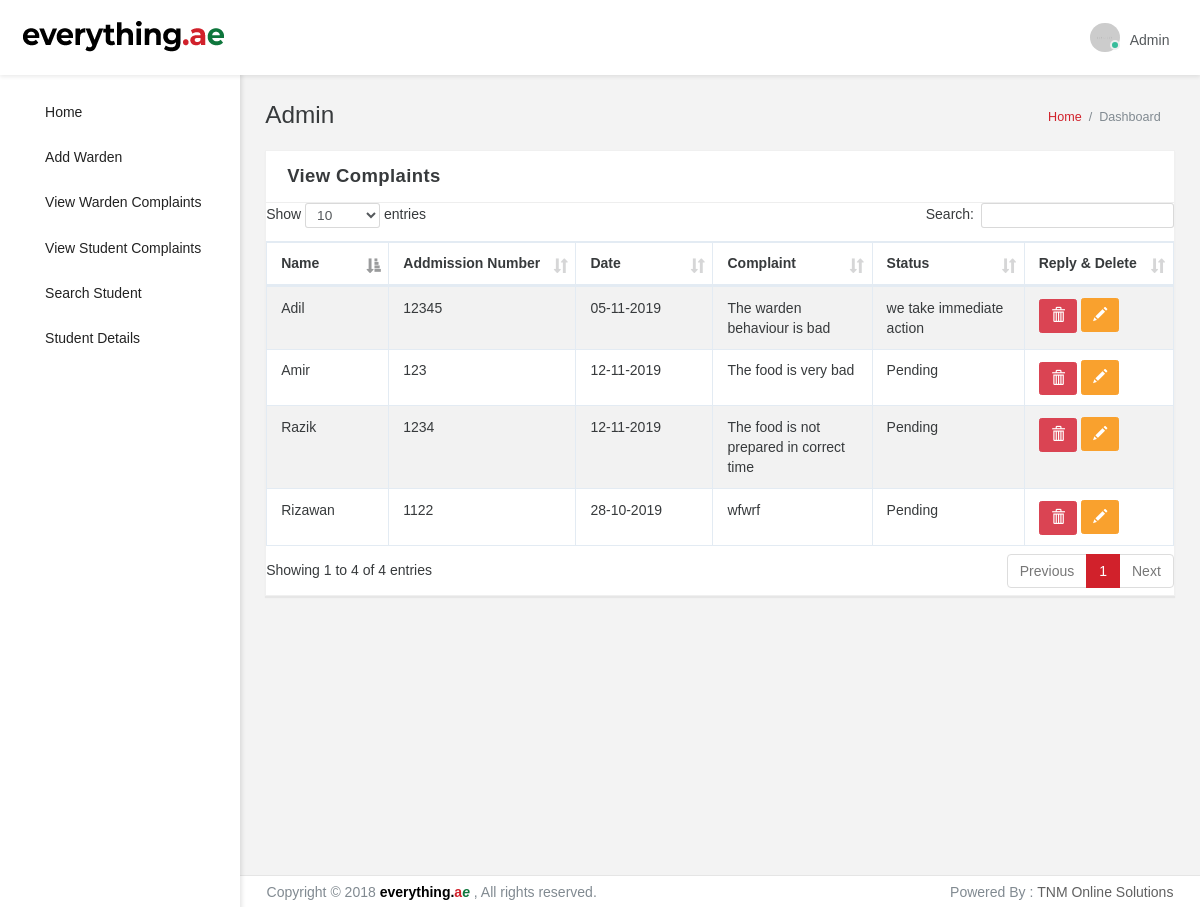
Page /index.php/viewstudentcomplaints on the committed database.
### tables this page shows
CREATE TABLE `studentcomplaints_tb` (
  `id` int(11) NOT NULL,
  `name` varchar(40) NOT NULL,
  `addmission` varchar(50) NOT NULL,
  `datex` varchar(30) NOT NULL,
  `complaint` varchar(80) NOT NULL,
  `status` varchar(50) NOT NULL
);

### application/controllers/Viewstudentcomplaints.php (called while the page is built, shortened)
<?php
class Viewstudentcomplaints extends CI_Controller
{
	public function index()
	{
		$data['details']=$this->InsertScomplaints->view1();
		$this->load->view('admin/viewstudentcomplaints',$data);
	}
}

### index.php (called while the page is built, shortened)
<?php
require_once BASEPATH.'core/CodeIgniter.php';

### application/models/InsertScomplaints.php (called while the page is built, shortened)
<?php
class InsertScomplaints extends CI_Model
{
	public function view1()
	{
		$this->db->select('*')->from('studentcomplaints_tb');
		$query=$this->db->get();
		return $query->result();
	}
}
?>

### application/views/admin/viewstudentcomplaints.php (the view, shortened to what this page needs)
<!DOCTYPE html>
<html lang="en" data-textdirection="ltr" class="loading">
<head>
<link rel="stylesheet" type="text/css" href="<?=base_url('assets/css/bootstrap.css')?>">
<link rel="stylesheet" type="text/css" href="<?=base_url('assets/fonts/icomoon.css')?>">
<link rel="stylesheet" type="text/css" href="<?=base_url('assets/fonts/font-awesome.min.css')?>">
<link rel="stylesheet" type="text/css" href="<?=base_url('assets/fonts/flag-icon-css/css/flag-icon.min.css')?>">
<link rel="stylesheet" type="text/css" href="<?=base_url('assets/css/pace.css')?>">
<link rel="stylesheet" type="text/css" href="<?=base_url('assets/css/bootstrap-extended.css')?>">
<link rel="stylesheet" type="text/css" href="<?=base_url('assets/css/app.css')?>">
<link rel="stylesheet" type="text/css" href="<?=base_url('assets/css/colors.css')?>">
<link rel="stylesheet" type="text/css" href="<?=base_url('assets/css/summernote.css')?>">
<link rel="stylesheet" type="text/css" href="<?=base_url('assets/css/select2.min.css')?>">
<link rel="stylesheet" type="text/css" href="<?=base_url('assets/css/vertical-menu.css')?>">
<link rel="stylesheet" type="text/css" href="<?=base_url('assets/css/vertical-overlay-menu.css')?>">
<link rel="stylesheet" type="text/css" href="<?=base_url('assets/css/datatables.bootstrap.min.css')?>">
<link rel="stylesheet" type="text/css" href="<?=base_url('assets/css/bootstrap-switch.css')?>">
<link rel="stylesheet" type="text/css" href="<?=base_url('assets/css/style.css')?>">
<link rel="stylesheet" href="<?=base_url('assets/css/bootstrap-datepicker3.min.css')?>">
<link href="<?=base_url('assets/css/jquerysctipttop.css" rel="stylesheet" type="text/css')?>">
<link href="<?=base_url('assets/css/mdtimepicker.css" rel="stylesheet" type="text/css')?>">
</head>
<body data-open="click" data-menu="vertical-menu" data-col="2-columns" class="vertical-layout vertical-menu 2-columns fixed-navbar">
	<nav class="header-navbar navbar navbar-with-menu navbar-fixed-top navbar-light navbar-shadow">
		<div class="navbar-wrapper">
			<div class="navbar-header">
				<ul class="nav navbar-nav">
					<li class="nav-item">
					<a href="index.html" class="navbar-brand nav-link">
					<img alt="branding logo" src="<?=base_url('assets/images/logo/robust-logo-light.png')?>" data-expand="<?=base_url('assets/images/logo/robust-logo-light.png')?>" data-collapse="<?=base_url('assets/images/logo/robust-logo-small.png')?>" class="brand-logo">
					</a>
					</li>
				</ul>
			</div>
			<div class="navbar-container content container-fluid">
				<div id="navbar-mobile" class="collapse navbar-toggleable-sm">
					<ul class="nav navbar-nav">
						<li class="nav-item hidden-sm-down"><a class="nav-link nav-menu-main menu-toggle hidden-xs"><i class="icon-menu5"></i></a></li>
					</ul>
					<ul class="nav navbar-nav float-xs-right">
						<li class="dropdown dropdown-user nav-item"><a href="#" data-toggle="dropdown" class="dropdown-toggle nav-link dropdown-user-link"><span class="avatar avatar-online"><img src="<?=base_url('assets/images/avatar-s-1.png')?>" alt="avatar"><i></i></span><span class="user-name">Admin</span></a>
						</li>
					</ul>
				</div>
			</div>
		</div>
	</nav>
	<div data-scroll-to-active="true" class="main-menu menu-fixed menu-light menu-accordion menu-shadow">
		<div class="main-menu-header">
		</div>
		<div class="main-menu-content">
			<ul id="main-menu-navigation" data-menu="menu-navigation" class="navigation navigation-main">
				<li class=" nav-item"><a href="<?=base_url('Ahomecontrol')?>"><i class="icon-home3"></i><span data-i18n="nav.dash.main" class="menu-title">Home</span></a>
				</li>
				<li class=" nav-item"><a href="<?=base_url('Addwarden')?>"><i class="icon-equalizer"></i><span data-i18n="nav.components.main" class="menu-title">Add Warden</span></a></li>
				<li class=" nav-item"><a href="<?=base_url('Viewwardencomplaints')?>"><i class="icon-sphere"></i><span data-i18n="nav.icons.main" class="menu-title">View Warden Complaints</span></a>
				</li>
				<li class=" nav-item"><a href="<?=base_url('Viewstudentcomplaints')?>"><i class="icon-bullhorn2"></i><span data-i18n="nav.form_layouts.form_layout_basic" class="menu-title">View Student Complaints</span></a>
				</li>
				<li class=" nav-item"><a href="<?=base_url('Searchcntrl')?>"><i class="icon-pen2"></i><span data-i18n="nav.google_charts.main" class="menu-title">Search Student</span></a></li>
				<li class=" nav-item"><a href="business-listing.html"><i class="icon-file-text"></i><span data-i18n="nav.bootstrap_tables.table_basic" class="menu-title">Student Details</span></a>
				</li>
			</ul>
		</div>
	</div>
<div class="app-content content container-fluid">
	<div class="content-wrapper">
		<div class="content-header row">
			<div class="content-header-left col-md-6 col-xs-12 mb-1">
				<h2 class="content-header-title">Admin</h2>
			</div>
			<div class="content-header-right breadcrumbs-right breadcrumbs-top col-md-6 col-xs-12">
				<div class="breadcrumb-wrapper col-xs-12">
					<ol class="breadcrumb">
						<li class="breadcrumb-item"><a href="index.html">Home</a></li>
						<li class="breadcrumb-item active">Dashboard</li>
					</ol>
				</div>
			</div>
		</div>
		<div class="content-body">
			<section id="basic-form-layouts">
				<div class="row match-height">
					<div class="col-xs-12">
						<div class="card">
							<div class="card-header">
								<h4 class="card-title" id="basic-layout-form">View Complaints</h4>
								<div class="heading-elements">
								<ul class="list-inline mb-0">
									<li><a data-action="collapse"><i class="icon-minus4"></i></a></li>
									<li><a data-action="reload"><i class="icon-reload"></i></a></li>
									<li><a data-action="expand"><i class="icon-expand2"></i></a></li>
									<li><a data-action="close"><i class="icon-cross2"></i></a></li>
								</ul>
								</div>
							</div>
									<div class="responsive-table">
										<div id="datatables-example_wrapper" class="dataTables_wrapper form-inline dt-bootstrap no-footer">
											<div class="row">
												<div class="col-sm-12" style="overflow-x: auto;">
													<table id="datatables-example" class="table table-striped table-bordered dataTable no-footer" width="100%" cellspacing="0" role="grid" aria-describedby="datatables-example_info" style="width: 100%;">
														<thead>
															<tr role="row">
																<th class="sorting_asc" tabindex="0" aria-controls="datatables-example" rowspan="1" colspan="1" aria-sort="ascending" aria-label="Name: activate to sort column descending" style="width: 100px;">Name</th>
																<th class="sorting" tabindex="0" aria-controls="datatables-example" rowspan="1" colspan="1" aria-label="Position: activate to sort column ascending" style="width: 180px;"> Addmission Number</th>
																<th class="sorting" tabindex="0" aria-controls="datatables-example" rowspan="1" colspan="1" aria-label="Office: activate to sort column ascending" style="width: 130px;">Date</th>
																<th class="sorting" tabindex="0" aria-controls="datatables-example" rowspan="1" colspan="1" aria-label="Age: activate to sort column ascending" style="width: 142px;">Complaint</th>
																<th class="sorting" tabindex="0" aria-controls="datatables-example" rowspan="1" colspan="1" aria-label="Age: activate to sort column ascending" style="width: 142px;">Status</th>
																<th class="sorting" tabindex="0" aria-controls="datatables-example" rowspan="1" colspan="1" aria-label="Age: activate to sort column ascending" style="width: 142px;">Reply & Delete</th>
															</tr>
														</thead>
														<tbody>
															<?php foreach ($details as $key =>$value)
																{
															?>
															<tr role="row" class="odd">
																	<td class="sorting_1"><?= $value->name?></td>
																<td><?= $value->addmission?></td>
																<td><?= $value->datex?></td>
																<td><?= $value->complaint?></td>
																<td><?= $value->status?></td>
																<td>
																<a href="<?=base_url('Viewstudentcomplaints/delete/'.$value->id)?>" onclick="return confirm('Are you sure want to delete this post?')"><span style="color:#fff;" class="btn btn-danger glyphicon glyphicon-trash" title="Delete post"></span></a>
																<a class ="btn btn-info" href="<?=base_url('Viewstudentcomplaints/edit/'.$value->id)?>"><span style="color:#fff;" class="glyphicon glyphicon-pencil" title="Reply post"></span></a>
																</td>
															</tr>
															<?php
																}
															?>
														</tbody>
													</table>
												</div>
											</div>
										</div>
									</div>
								</div>
							</div>
						</div>
					</div>
				</div>
		</div>
<footer class="footer footer-static footer-light navbar-border">
<p class="clearfix text-muted text-sm-center mb-0 px-2">
	<span class="float-md-left d-xs-block d-md-inline-block">Copyright  &copy; 2018 <a href="" target="_blank" class="text-bold-700 black footer_logo">everything.<span>a</span><i>e</i> </a>, All rights reserved. </span>
	<span class="float-md-right d-xs-block d-md-inline-block">Powered By : <a href="http://tnmonlinesolutions.com/" target="_blank" class="text-bold-500 grey darken-2">TNM Online Solutions </a></span></p>
</footer>
</body>
</html>

### assets/css/app.css (style rules this page uses)
@media (max-width: 1366px) { html { font-size: 14px; } }
html { height: 100%; }
html body { height: 100%; background-color: #F3F3F3; direction: ltr; }
html body.fixed-navbar { padding-top: 75px; }
html body .content { padding: 0; transition: 300ms ease all; backface-visibility: hidden; }
html body .content .content-wrapper { padding: 1.8rem; min-height: 100vh; }
html body .content .content-wrapper .content-header-right { margin-top: 6px; }
*, *:hover, *:focus { outline: none !important; }
*, *::before, *::after { box-sizing: border-box; -moz-box-sizing: border-box; -ms-box-sizing: border-box; -o-box-sizing: border-box; -webkit-box-sizing: border-box; }
footer.footer { padding: 0.4rem; }
footer.navbar-border { border-top: 1px solid rgba(0, 0, 0, 0.1); }
footer.footer-light { background: #FFFFFF; }
.main-menu { z-index: 1000; position: absolute; display: table-cell; }
.main-menu.menu-light { color: #222222; background: #FFFFFF; }
.main-menu.menu-light .main-menu-header { padding: 10px; }
.main-menu.menu-light .navigation { background: #FFFFFF; }
.main-menu.menu-light .navigation li a { color: #222222; }
.main-menu.menu-light .navigation > li { padding: 0; }
.main-menu.menu-light .navigation > li > a { padding: 10px 20px; }
.main-menu.menu-light .navigation > li > a i { position: relative; top: 3px; }
.main-menu.menu-fixed { position: fixed; height: 100%; top: 70px; height: calc(100% - 4rem); }
.main-menu.menu-shadow { box-shadow: 2px 2px 4px rgba(0, 0, 0, 0.1); }
.main-menu .main-menu-content { height: 100%; position: relative; }
.main-menu ul { list-style: none; margin: 0; padding: 0; }
.main-menu ul.navigation-main { overflow-x: hidden; }
.main-menu a { outline: none; }
.navigation { font-size: 1rem; overflow-y: hidden; padding-bottom: 20px; }
.navigation li { position: relative; white-space: nowrap; }
.navigation li a { display: block; text-overflow: ellipsis; overflow: hidden; }
.avatar { position: relative; display: inline-block; width: 30px; white-space: nowrap; border-radius: 1000px; vertical-align: bottom; }
.avatar i { position: absolute; right: -7px; bottom: 2px; width: 10px; height: 10px; border: 2px solid #eceeef; border-radius: 100%; }
.avatar img { width: 100%; max-width: 100%; height: auto; border: 0 none; border-radius: 1000px; }
.avatar-online i { background-color: #37BC9B; }
.ps-container { -ms-touch-action: none; touch-action: none; overflow: hidden !important; -ms-overflow-style: none; }
.ps-theme-dark { -ms-touch-action: none; touch-action: none; overflow: hidden !important; -ms-overflow-style: none; }
@media screen and (min-width: 0px) { body:after { content: "xs - min-width: 0px"; } }
@media screen and (min-width: 544px) { body:after { content: "sm - min-width: 544px"; } }
@media screen and (min-width: 768px) { body:after { content: "md - min-width: 768px"; } }
@media screen and (min-width: 992px) { body:after { content: "lg - min-width: 992px"; } }
@media screen and (min-width: 1200px) { body:after { content: "xl - min-width: 1200px"; } }
body:after { display: none; }

### assets/css/vertical-menu.css (style rules this page uses)
body.vertical-layout.vertical-menu.menu-expanded .navbar .navbar-header { float: left; width: 240px; }
body.vertical-layout.vertical-menu.menu-expanded .navbar .navbar-container { margin-left: 240px; }
body.vertical-layout.vertical-menu.menu-expanded .main-menu { width: 240px; transition: 300ms ease all; backface-visibility: hidden; }
body.vertical-layout.vertical-menu.menu-expanded .main-menu .navigation > li > a > i { margin-right: 12px; float: left; }
body.vertical-layout.vertical-menu.menu-expanded .main-menu .navigation > li > a > i:before { font-size: 1.2rem; }
body.vertical-layout.vertical-menu.menu-expanded .main-menu .navigation > li > a > span { display: inline-block; font-weight: 500; }
body.vertical-layout.vertical-menu.menu-expanded .content, body.vertical-layout.vertical-menu.menu-expanded .footer { margin-left: 240px; }
@media (min-width: 992px) { body.vertical-layout.vertical-menu .main-menu { width: 240px; } }
@media (min-width: 992px) { body.vertical-layout.vertical-menu .navbar .navbar-header { width: 240px; } }
@media (min-width: 992px) { body.vertical-layout.vertical-menu .content, body.vertical-layout.vertical-menu .footer { margin-left: 240px; } }

### assets/css/style.css (style rules this page uses)
body { font-family: 'Montserrat', sans-serif !important; }
.btn { padding: 0.5rem 0.8rem !important; }
.footer_logo span { color: #d1212b !important; }
.footer_logo i { color: #0e763c !important; }

### rows in the picture
studentcomplaints_tb: name "Amir", addmission "123", datex "12-11-2019", complaint "The food is very bad", status "Pending"
studentcomplaints_tb: name "Adil", addmission "12345", datex "05-11-2019", complaint "The warden behaviour is bad", status "we take immediate action"
studentcomplaints_tb: name "Razik", addmission "1234", datex "12-11-2019", complaint "The food is not prepared in correct time", status "Pending"
studentcomplaints_tb: name "Rizawan", addmission "1122", datex "28-10-2019", complaint "wfwrf", status "Pending"
